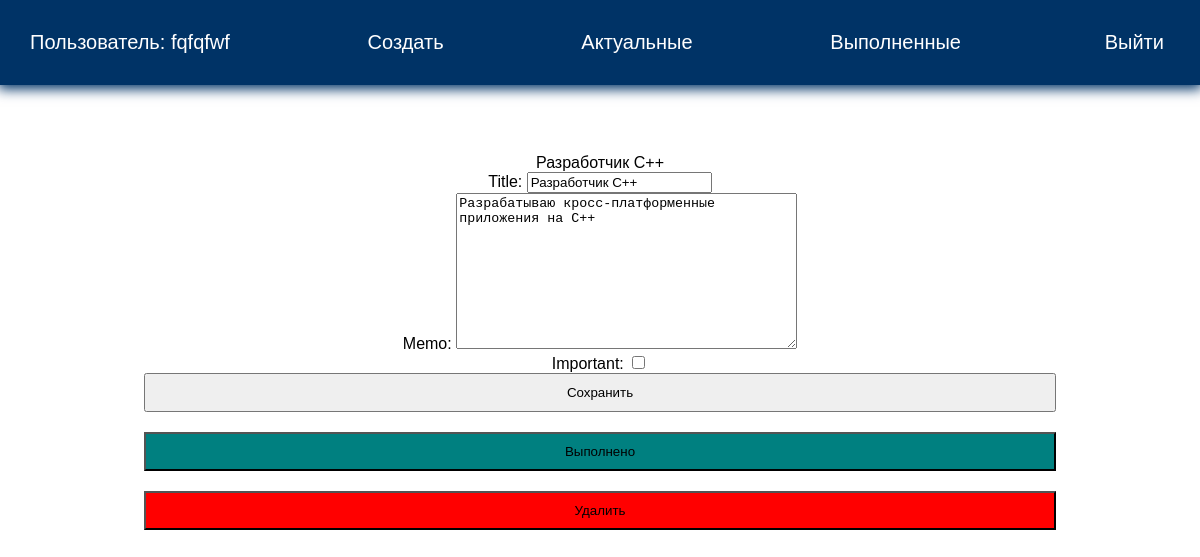
The app's page /todo/3 (signed in) with its own data.
### todo/models.py (models this page shows, shortened)
class Todo(models.Model):
    title = models.CharField(max_length=100)
    memo = models.TextField(blank=True)
    created = models.DateTimeField(auto_now_add=True)
    date_completed = models.DateTimeField(blank=True, null=True)
    important = models.BooleanField(default=False)
    user = models.ForeignKey(User, on_delete=models.CASCADE)

### todo/views.py (the view, shortened to what this page needs)
# urls.py: path('todo/<int:todo_pk>', views.view_todo, name="viewtodo"),
@login_required
def view_todo(request, todo_pk):
    todo = get_object_or_404(Todo, pk=todo_pk)
    if request.method == "GET":
        form = TodoForm(instance=todo)
        return render(request, 'todo/viewtodo.html', {'todo': todo, 'form': form})

### todo/forms.py
class TodoForm(ModelForm):
    class Meta:
        model = Todo
        fields = ['title', 'memo', 'important']

### todo/templates/todo/viewtodo.html (shortened to what this page needs)
{% extends 'todo/base.html' %}
{% block content %}
{{ todo.title }}
<form action="" method="post">
    {{form}}
    <button class="btn">Сохранить</button>
</form>
<form action="{% url 'completetodo' todo.id %}" method="post">
    <button class="btn good">Выполнено</button>
</form>
<form action="{% url 'deletetodo' todo.id %}" method="post">
    <button class="btn remove">Удалить</button>
</form>
{% endblock %}

### todo/templates/todo/base.html (shortened to what this page needs)
<!DOCTYPE html>
{% load static %}
<html lang="en">
<head>
    <link rel="stylesheet" href="{% static 'css/style.css' %}">
</head>
<body>
<div class="menu">
    <div class="wrap">
        <ul>
            {% if user.is_authenticated %}
                <li class="logo">Пользователь: {{ user.username }}</li>
                <li><a href="{% url 'createtodo' %}">Создать</a></li>
                <li><a href="{% url 'currenttodos' %}">Актуальные</a></li>
                <li><a href="{% url 'completedtodos' %}">Выполненные</a></li>
                <li>
                    <form action="{% url 'logoutuser' %}" method="post">
                        <button class="top">Выйти</button>
                    </form>
                </li>
            {% else %}
            <li><a href="{% url 'signupuser' %}">Зарегистрироваться</a></li>
            <li><a href="{% url 'loginuser' %}">Войти</a></li>
            {% endif %}
        </ul>
    </div>
</div>
<div class="content">
    <div class="wrap">
        {% block content %}
    {% endblock %}
    </div>
</div>
</body>
</html>

### todo/static/css/style.css (style rules this page uses)
body { margin: 0; padding: 0; font-family: Arial, Helvetica, sans-serif; }
.wrap { max-width: 1200px; margin: 0 auto; padding: 10px 30px; box-sizing: border-box; }
.menu { background: #003366; box-shadow: 0 2px 12px 2px #003366; }
ul { list-style: none; padding: 0; }
.menu ul { display: flex; justify-content: space-between; align-items: center; font-size: 20px; }
.menu a, .logo { color: #FFF; }
a { text-decoration: none; }
.content .wrap { margin-top: 40px; text-align: center; }
.top { background: transparent; border: 0; color: #FFF; font-size: 20px; cursor: pointer; }
.btn { width: 80%; padding: 10px; margin-bottom: 20px; }
.good { background: teal; }
.remove { background: red; }

### records on screen
Todo: title "Разработчик C++", memo "Разрабатываю кросс-платформенные приложения на C++"

### other values on screen
{{ user.username }} "fqfqfwf"
